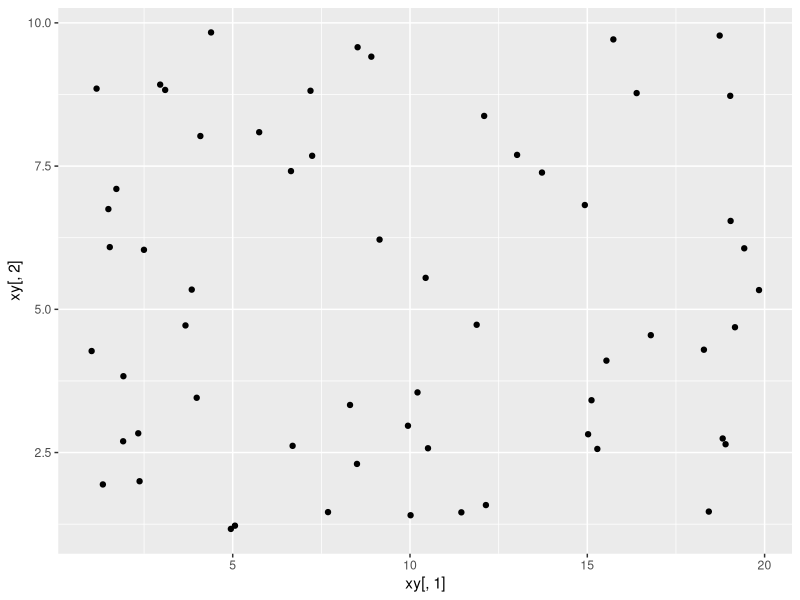
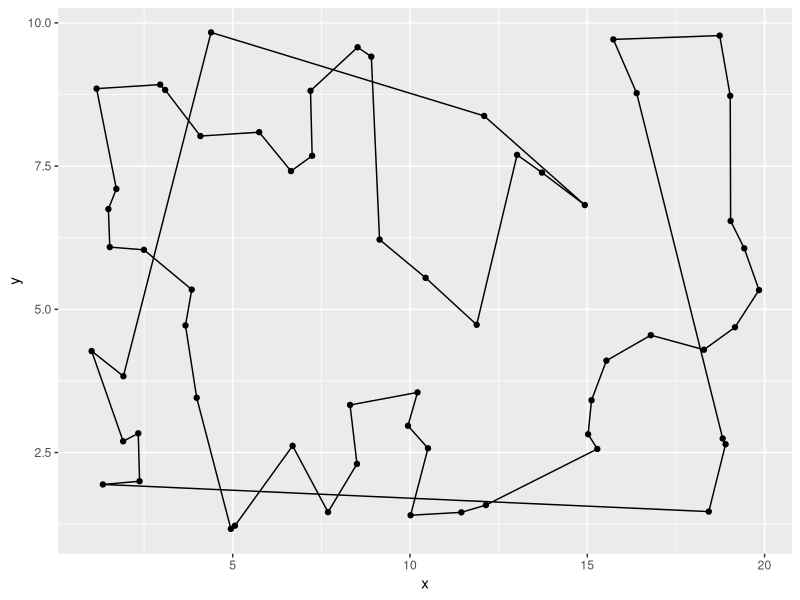
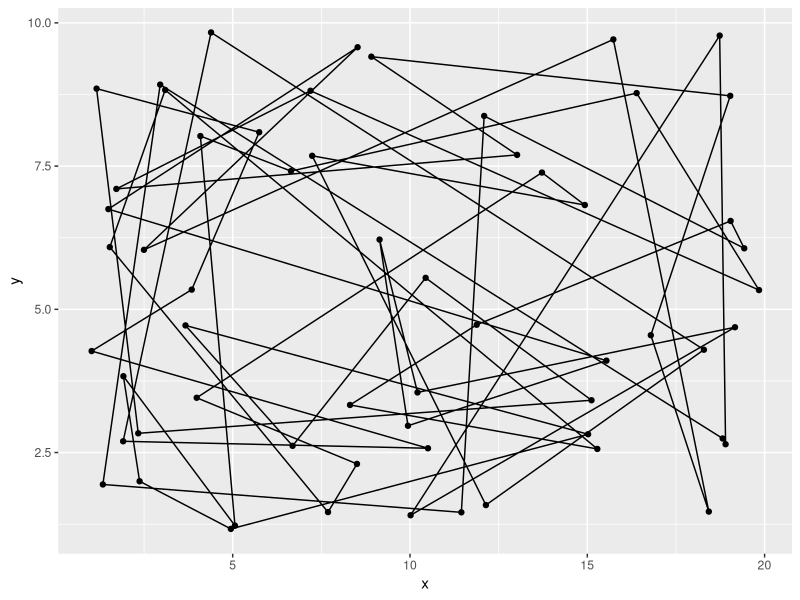
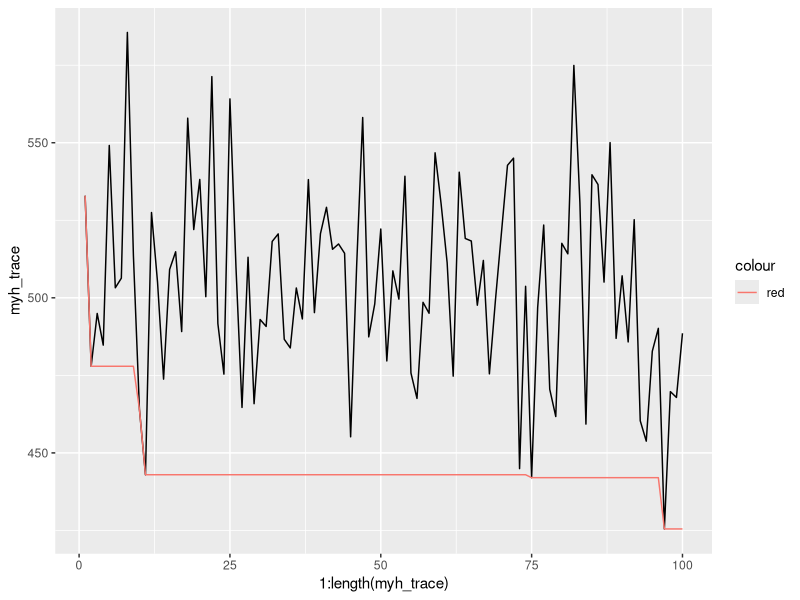
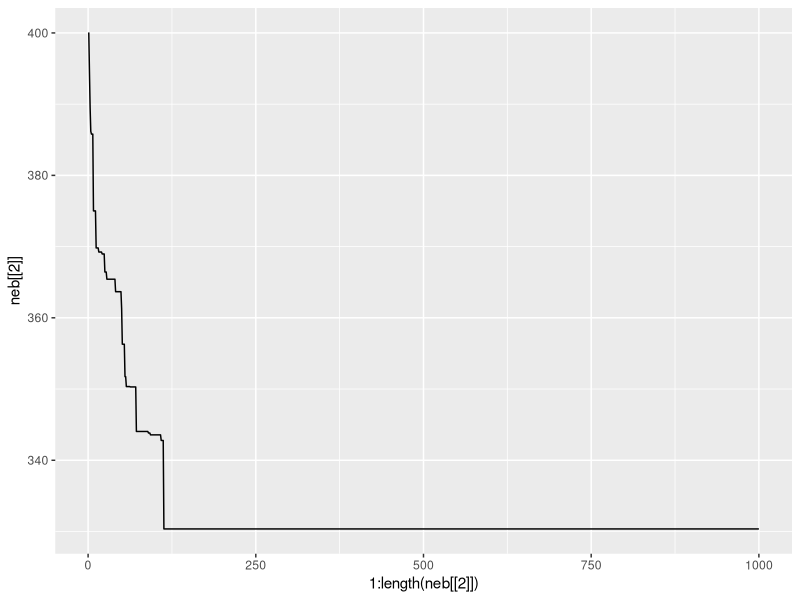
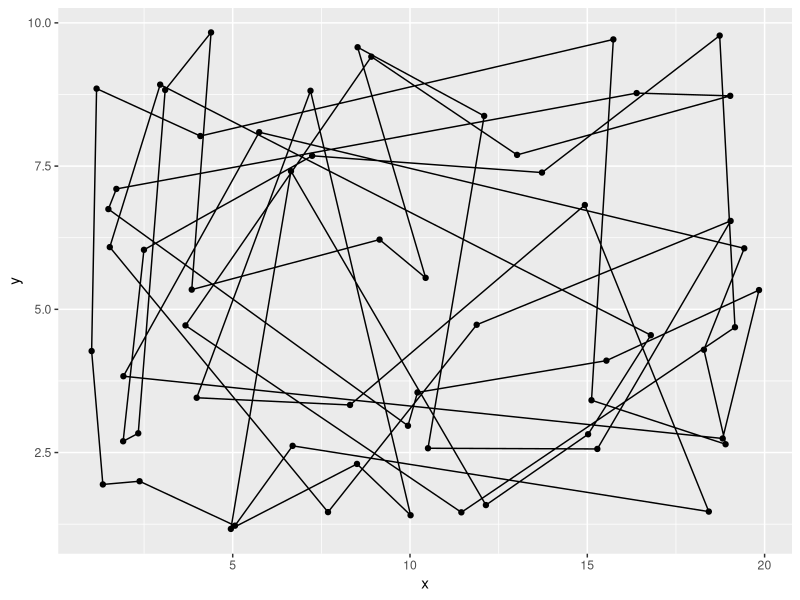
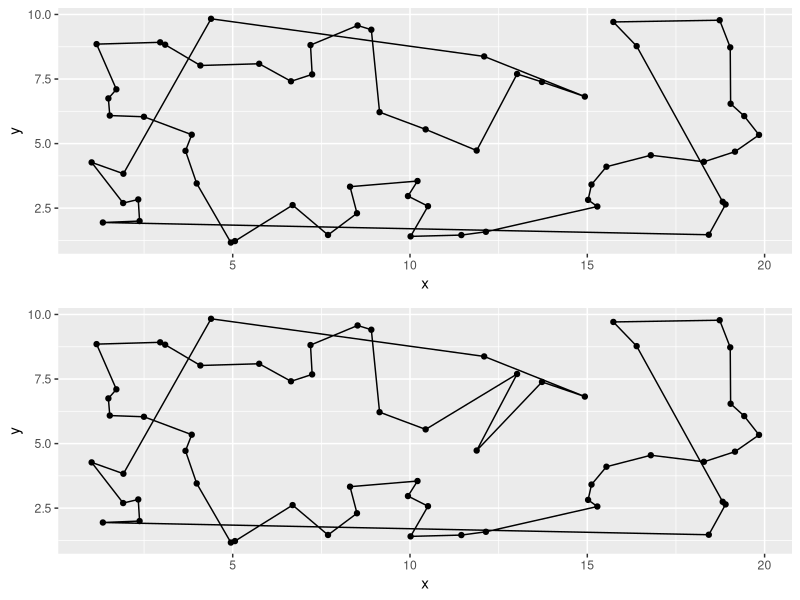
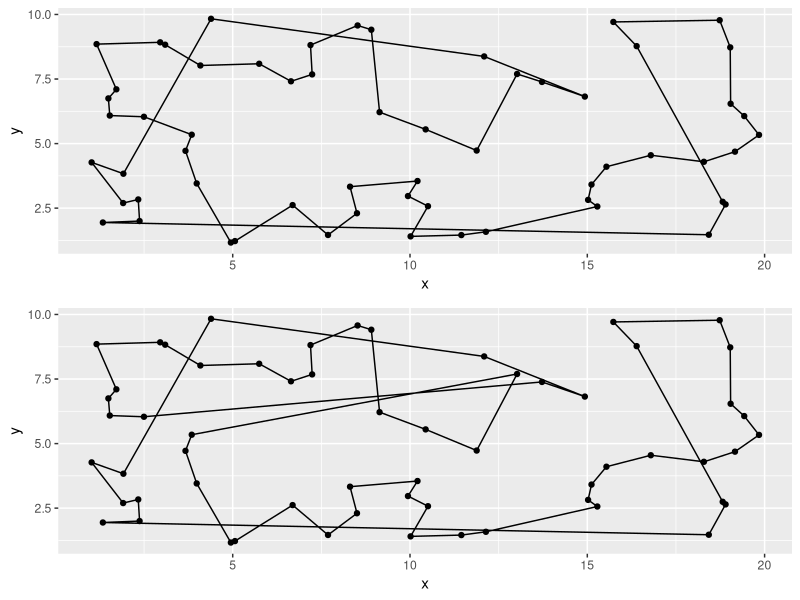

The R script that drew these images, in order:
library(tidyverse)
set.seed(01082019)

## Traveling Salesman Problem (TSP)

# simulate the points -----------------------------------------------------

n <- 60
xy <- cbind(x=runif(n, 1, 20),y= runif(n, 1, 10))
starting_point <- 1
xy <- xy[c(starting_point, seq(1:60)[-starting_point]),]
qplot(x=xy[,1], y=xy[,2])
# distance matrix
grid <- expand.grid(1:60, 1:60) %>% 
  split(1:60^2)
d <- sapply(grid, function(ij) norm(xy[ij[[1]],]-xy[ij[[2]],], "2")) %>% 
  matrix(60)



# greedy ------------------------------------------------------------------

greedy_tour_position <- function(d){
  remain <- 2:n
  tour <- 1
  for(i in 2:n){
    index <- which.min(d[tour[[length(tour)]], remain])
    next_stop <- remain[[index]] 
    tour <- c(tour, next_stop)
    remain <- remain[-index]
  }
  return(tour)
}
tour <- greedy_tour_position(d)

plot_tour <- function(xy, tour){
  n <- length(tour)
  xy <- as.data.frame(xy)
  xy <- xy[tour, ]
  ggplot(xy, aes(x=x, y=y)) + 
    geom_point() +
    geom_path() +
    geom_path(aes(x=x, y=y), xy[c(nrow(xy),1),])
}
plot_tour(xy, tour)

tour_cost <- function(pos, d){
  sapply(1:length(pos), function(i) 
    d[pos[[i]], pos[[ifelse((i+1) %% length(pos)==0, 60, (i+1) %% length(pos))]]]) %>% 
    sum()
}
tour_cost(tour, d)

greedy_tour_sus <- function(d){
  remain <- 2:n
  tour <- sus <- 1
  succ <- numeric(n)
  last <- 1
  for(i in 2:n){
    index <- which.min(d[sus, remain])
    sus <- remain[[index]] 
    remain <- remain[-index]
    last <- succ[[last]] <- sus
    # print(c(index, sus))
  }
  succ[[which(succ==0)]] <- 1
  return(succ)
}

sus <- greedy_tour_sus(d)
poi <- greedy_tour_position(d)


# completely random -----------------------------------------------------------------------


rand_tour <- function(d, max_sample){
  best_tour <- NA
  best_cost <- Inf
  trace <- NA
  for(i in 1:max_sample){
    tour <- sample(1:NROW(d)) 
    cost <- tour_cost(tour, d)
    if(best_cost > cost){
      best_cost <- cost
      best_tour <- tour
    } 
    trace[[i]] <- cost
  }
  return(list(best_tour, trace))
}
ns <- 100
myh <- rand_tour(d, ns)
myh_trace <- myh[[2]]
myh_tour <- myh[[1]]
plot_tour(xy, myh_tour)

min_trace <- sapply(1:ns, function(i) min(myh_trace[1:i]))
qplot(x=1:length(myh_trace), y=myh_trace, geom="line") +
  geom_line(aes(x=1:length(min_trace), y=min_trace, color = "red"))



# neighbourhood search methods --------------------------------------------

# simple swap between adjacent locations

swap <- function(x){
  i <- sample(2:length(x), 1)
  x[c(i-1, i)] <- x[c(i, i-1)]
  return(x)
}

rand_descent <- function(d, func, max_sample){
  x <- rand_tour(d, ns)[[1]]
  trace <- tour_cost(x, d)
  for(i in 2:max_sample){
    y <- func(x)
    if(tour_cost(y, d) < tour_cost(x, d))
      x <- y
    trace <- c(trace, tour_cost(x,d))
  }
  return(list(x, trace))
}

ns <- 1000
neb <- rand_descent(d, swap, ns)
qplot(x=1:length(neb[[2]]), y=neb[[2]], geom="line") 
plot_tour(xy, neb[[1]])
min(neb[[2]])

library(gridExtra)
before = plot_tour(xy, tour)
after = plot_tour(xy, swap(tour))
grid.arrange(before, after )

# reverse part of the sequence

reverse <- function(x){
  j <- sample(2:length(x), 1)
  i <- sample(1:(j-1), 1)
  x[i:j] <- x[j:i]
  return(x)
}

before = plot_tour(xy, tour)
after = plot_tour(xy, reverse(tour))
grid.arrange(before, after)

neb_re <- rand_descent(d, reverse, ns)
qplot(x=1:length(neb_re[[2]]), y=neb_re[[2]], geom="line") 
plot_tour(xy, neb_re[[1]])
min(neb_re[[2]])

# swap between arbitrary cities

swap2 <- function(x){
  j <- sample(2:length(x), 1)
  i <- sample(1:(j-1), 1)
  x[c(i, j)] <- x[c(j, i)]
  return(x)
}

before = plot_tour(xy, tour)
after = plot_tour(xy, swap2(tour))
grid.arrange(before, after)

neb2 <- rand_descent(d, swap2, ns)
qplot(x=1:length(neb2[[2]]), y=neb2[[2]], geom="line") 
plot_tour(xy, neb2[[1]])
min(neb2[[2]])


# Sumulated Annealing -----------------------------------------------------

simulated_annealing <- function(d, func, cooling = 0.99, max_iter = 5e4, mc_length = 100){
  x <- rand_tour(d, ns)[[1]]
  walk <- list(x)
  for(i in 2:mc_length)
    walk <- c(walk, list(func(walk[[length(walk)]])))
  trace <- sapply(walk, tour_cost, d=d)
  best_cost <- min(trace)
  id_bestcost <- which.min(trace)
  best_sol <- walk[[id_bestcost]]
  t <- sd(trace)
  for(i in (mc_length+1):max_iter){
    y <- func(x)
    delta <- tour_cost(x, d) - tour_cost(y, d)
    if(runif(1) < exp(delta/t)){
      x <- y
      if(tour_cost(x, d) < best_cost){
        best_cost <- tour_cost(x, d)
        best_sol <- x
      }
    }
    trace <- c(trace, tour_cost(x, d))
    if(i %% mc_length ==0) 
      t <- t*cooling
  }
  return(list(best_sol, trace))
}

sa <- simulated_annealing(d, swap)
min_trace_sa <- sapply(1:length(sa[[2]]), function(i) min(sa[[2]][1:i]))
qplot(x=1:length(sa[[2]]), y=sa[[2]], geom="line") +
  geom_line(aes(x=1:length(min_trace_sa), y=min_trace_sa, color = "red"))
plot_tour(xy, sa[[1]])

sa2 <- simulated_annealing(d, reverse)
min_trace_sa2 <- sapply(1:length(sa2[[2]]), function(i) min(sa2[[2]][1:i]))
qplot(x=1:length(sa2[[2]]), y=sa2[[2]], geom="line") +
  geom_line(aes(x=1:length(min_trace_sa2), y=min_trace_sa2, color = "red"))
plot_tour(xy, sa2[[1]])
